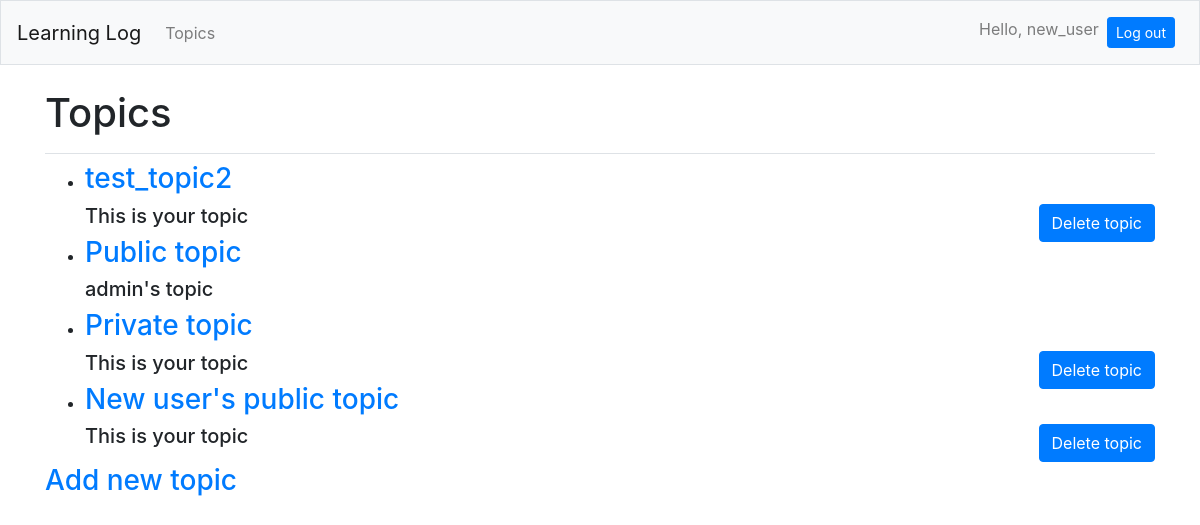
The page /topics/ (signed in) on the database its author committed.
### learning_logs/models.py (models this page shows)
class Topic(models.Model):
	text = models.CharField(max_length=200)
	date_added = models.DateTimeField(auto_now_add=True)
	owner = models.ForeignKey(User, on_delete=models.CASCADE)
	private = models.BooleanField()
	def __str__(self):
		return self.text

### learning_logs/views.py (the view)
# urls.py: path('topics/', views.topics, name='topics'),
@login_required
def topics(request):
	topics_owner = Topic.objects.filter(owner=request.user).order_by('date_added')
	topics_private = Topic.objects.filter(private=False)
	if topics_private:
		topics = topics_owner | topics_private
	else:
		topics = topics_owner
	context = {'topics': topics}
	return render(request, 'learning_logs/topics.html', context)

### learning_logs/templates/learning_logs/topics.html
{% extends "learning_logs/base.html" %}
{% load bootstrap4 %}
{% block page_header %}
	<h1>Topics</h1>
{% endblock page_header %}
{% block content %}
	<ul>
		{% for topic in topics %}
			<li><h3>
				<a href="{% url 'learning_logs:topic' topic.id %}">{{ topic }}</a>
			</h3></li>
			{% if user == topic.owner %}
				<div class="float-right">
					{% buttons %}
						<a href="{% url 'learning_logs:delete_topic' topic.id %}" class="btn btn-primary">Delete topic</a>
					{% endbuttons %}
				</div>
				<h5>This is your topic</h5>
			{% else %}
				<h5>{{ topic.owner }}'s topic</h5>
			{% endif %}
		{% empty %}
			<li><h3>No topics have been added yet.</h3></li>
		{% endfor %}
	</ul>
	<h3><a href="{% url 'learning_logs:new_topic' %}">Add new topic</a></h3>
{% endblock content %}

### learning_logs/templates/learning_logs/base.html (shortened to what this page needs)
{% load bootstrap4 %}
<!DOCTYPE html>
<html>
<head>
	{% bootstrap_css %}
</head>
<body>
	<nav class="navbar navbar-expand-md navbar-light bg-light mb-4 border">
		<a class="navbar-brand" href="{% url 'learning_logs:index' %}">
			Learning Log</a>
	   	<div class="collapse navbar-collapse" id="navbarCollapse">
	   		<ul class="navbar-nav mr-auto">
	   			<li class="nav-item">
	   				<a class="nav-link" href="{% url 'learning_logs:topics' %}">
	   					Topics</a></li>
	   		</ul>
	   		<ul class="navbar-nav ml-auto">
	   			{% if user.is_authenticated %}
	   				<li class="nav-item">
	   					<span class="navbar-text">Hello, {{ user.username }}</span>
	   				</li>
	   				<li class="nav-item">
	   					<form method="post" class="nav-link" action="{% url 'users:logout' %}">
	   						<button class="btn btn-sm btn-primary" type="submit">Log out</button>
	   					</form>
	   				</li>
	   			{% endif %}
	   		</ul>
	   	</div>
	</nav>
	<main role="main" class="container">
		<div class="pb-2 mb-2 border-bottom">
			{% block page_header %}{% endblock page_header %}
		</div>
		<div>
			{% block content %}{% endblock content %}
		</div>
	</main>
</body>
</html>

### rows shown on the page
Topic: text "test_topic2", shows "Delete topic"
Topic: text "Public topic", owner "admin"
Topic: text "Private topic", shows "Delete topic"
Topic: text "New user's public topic", shows "Delete topic"

### other values the page prints
{{ user.username }} "new_user"
